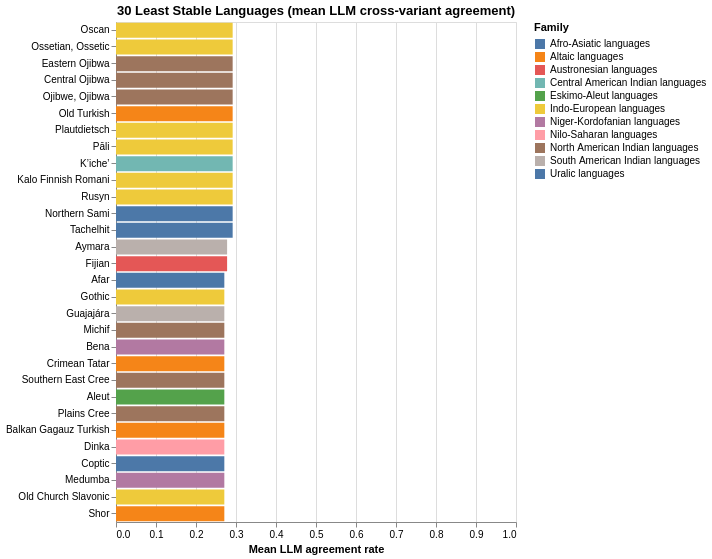

Notebook code cell kept with this figure:
### Markdown cell above
## 3.6 Most Divergent Languages

Languages where LLM services diverge most across prompt variants — the lowest mean agreement rates. These are where prompt framing matters most, and where the model's knowledge is thinnest.

### Code cell
# Mean LLM agreement per language
lang_stability = (
    llm_df
    .groupby(['language_code', 'language_name', 'language_family'])['agreement_rate']
    .mean()
    .reset_index()
    .rename(columns={'agreement_rate': 'mean_llm_agreement'})
    .sort_values('mean_llm_agreement')
)

bottom30 = lang_stability.head(30).copy()

alt.Chart(bottom30).mark_bar().encode(
    x=alt.X('mean_llm_agreement:Q', scale=alt.Scale(domain=[0, 1]),
            title='Mean LLM agreement rate'),
    y=alt.Y('language_name:N', sort='-x', title=None),
    color=alt.Color('language_family:N', title='Family'),
    tooltip=['language_code:N', 'language_name:N', 'language_family:N',
             alt.Tooltip('mean_llm_agreement:Q', format='.2f')]
).properties(
    width=400, height=500,
    title='30 Least Stable Languages (mean LLM cross-variant agreement)'
)

### Figure 1 — Vega specification as saved in the notebook (floating-point values rounded to 4 significant figures)
{"$schema": "https://vega.github.io/schema/vega/v6.json", "data": [{"name": "source_0"}, {"name": "data_0", "values": [{"language_code": "aa", "language_family": "Afro-Asiatic languages", "language_name": "Afar", "mean_llm_agreement": 0.2708, "mean_llm_agreement_end": 0.2708, "mean_llm_agreement_start": 0.0}, {"language_code": "got", "language_family": "Indo-European languages", "language_name": "Gothic", "mean_llm_agreement": 0.2708, "mean_llm_agreement_end": 0.2708, "mean_llm_agreement_start": 0.0}, {"language_code": "gub", "language_family": "South American Indian languages", "language_name": "Guajajára", "mean_llm_agreement": 0.2708, "mean_llm_agreement_end": 0.2708, "mean_llm_agreement_start": 0.0}, {"language_code": "crg", "language_family": "North American Indian languages", "language_name": "Michif", "mean_llm_agreement": 0.2708, "mean_llm_agreement_end": 0.2708, "mean_llm_agreement_start": 0.0}, {"language_code": "bez", "language_family": "Niger-Kordofanian languages", "language_name": "Bena", "mean_llm_agreement": 0.2708, "mean_llm_agreement_end": 0.2708, "mean_llm_agreement_start": 0.0}, {"language_code": "crh", "language_family": "Altaic languages", "language_name": "Crimean Tatar", "mean_llm_agreement": 0.2708, "mean_llm_agreement_end": 0.2708, "mean_llm_agreement_start": 0.0}, {"language_code": "crj", "language_family": "North American Indian languages", "language_name": "Southern East Cree", "mean_llm_agreement": 0.2708, "mean_llm_agreement_end": 0.2708, "mean_llm_agreement_start": 0.0}, {"language_code": "ale", "language_family": "Eskimo-Aleut languages", "language_name": "Aleut", "mean_llm_agreement": 0.2708, "mean_llm_agreement_end": 0.2708, "mean_llm_agreement_start": 0.0}, {"language_code": "crk", "language_family": "North American Indian languages", "language_name": "Plains Cree", "mean_llm_agreement": 0.2708, "mean_llm_agreement_end": 0.2708, "mean_llm_agreement_start": 0.0}, {"language_code": "bgx", "language_family": "Altaic languages", "language_name": "Balkan Gagauz Turkish", "mean_llm_agreement": 0.2708, "mean_llm_agreement_end": 0.2708, "mean_llm_agreement_start": 0.0}, {"language_code": "din", "language_family": "Nilo-Saharan languages", "language_name": "Dinka", "mean_llm_agreement": 0.2708, "mean_llm_agreement_end": 0.2708, "mean_llm_agreement_start": 0.0}, {"language_code": "cop", "language_family": "Afro-Asiatic languages", "language_name": "Coptic", "mean_llm_agreement": 0.2708, "mean_llm_agreement_end": 0.2708, "mean_llm_agreement_start": 0.0}, {"language_code": "byv", "language_family": "Niger-Kordofanian languages", "language_name": "Medumba", "mean_llm_agreement": 0.2708, "mean_llm_agreement_end": 0.2708, "mean_llm_agreement_start": 0.0}, {"language_code": "cu", "language_family": "Indo-European languages", "language_name": "Old Church Slavonic", "mean_llm_agreement": 0.2708, "mean_llm_agreement_end": 0.2708, "mean_llm_agreement_start": 0.0}, {"language_code": "cjs", "language_family": "Altaic languages", "language_name": "Shor", "mean_llm_agreement": 0.2708, "mean_llm_agreement_end": 0.2708, "mean_llm_agreement_start": 0.0}, {"language_code": "ay", "language_family": "South American Indian languages", "language_name": "Aymara", "mean_llm_agreement": 0.2778, "mean_llm_agreement_end": 0.2778, "mean_llm_agreement_start": 0.0}, {"language_code": "fj", "language_family": "Austronesian languages", "language_name": "Fijian", "mean_llm_agreement": 0.2778, "mean_llm_agreement_end": 0.2778, "mean_llm_agreement_start": 0.0}, {"language_code": "osc", "language_family": "Indo-European languages", "language_name": "Oscan", "mean_llm_agreement": 0.2916, "mean_llm_agreement_end": 0.2916, "mean_llm_agreement_start": 0.0}, {"language_code": "os", "language_family": "Indo-European languages", "language_name": "Ossetian, Ossetic", "mean_llm_agreement": 0.2916, "mean_llm_agreement_end": 0.2916, "mean_llm_agreement_start": 0.0}, {"language_code": "ojg", "language_family": "North American Indian languages", "language_name": "Eastern Ojibwa", "mean_llm_agreement": 0.2916, "mean_llm_agreement_end": 0.2916, "mean_llm_agreement_start": 0.0}, {"language_code": "ojc", "language_family": "North American Indian languages", "language_name": "Central Ojibwa", "mean_llm_agreement": 0.2916, "mean_llm_agreement_end": 0.2916, "mean_llm_agreement_start": 0.0}, {"language_code": "oj", "language_family": "North American Indian languages", "language_name": "Ojibwe, Ojibwa", "mean_llm_agreement": 0.2916, "mean_llm_agreement_end": 0.2916, "mean_llm_agreement_start": 0.0}, {"language_code": "otk", "language_family": "Altaic languages", "language_name": "Old Turkish", "mean_llm_agreement": 0.2916, "mean_llm_agreement_end": 0.2916, "mean_llm_agreement_start": 0.0}, {"language_code": "pdt", "language_family": "Indo-European languages", "language_name": "Plautdietsch", "mean_llm_agreement": 0.2916, "mean_llm_agreement_end": 0.2916, "mean_llm_agreement_start": 0.0}, {"language_code": "pi", "language_family": "Indo-European languages", "language_name": "Pāli", "mean_llm_agreement": 0.2916, "mean_llm_agreement_end": 0.2916, "mean_llm_agreement_start": 0.0}, {"language_code": "quc", "language_family": "Central American Indian languages", "language_name": "Kʼicheʼ", "mean_llm_agreement": 0.2916, "mean_llm_agreement_end": 0.2916, "mean_llm_agreement_start": 0.0}, {"language_code": "rmf", "language_family": "Indo-European languages", "language_name": "Kalo Finnish Romani", "mean_llm_agreement": 0.2916, "mean_llm_agreement_end": 0.2916, "mean_llm_agreement_start": 0.0}, {"language_code": "rue", "language_family": "Indo-European languages", "language_name": "Rusyn", "mean_llm_agreement": 0.2916, "mean_llm_agreement_end": 0.2916, "mean_llm_agreement_start": 0.0}, {"language_code": "se", "language_family": "Uralic languages", "language_name": "Northern Sami", "mean_llm_agreement": 0.2916, "mean_llm_agreement_end": 0.2916, "mean_llm_agreement_start": 0.0}, {"language_code": "shi", "language_family": "Afro-Asiatic languages", "language_name": "Tachelhit", "mean_llm_agreement": 0.2916, "mean_llm_agreement_end": 0.2916, "mean_llm_agreement_start": 0.0}]}, {"name": "source_0_y_domain_language_name", "values": [{"language_name": "Afar", "sort_field": 0.2708}, {"language_name": "Gothic", "sort_field": 0.2708}, {"language_name": "Guajajára", "sort_field": 0.2708}, {"language_name": "Michif", "sort_field": 0.2708}, {"language_name": "Bena", "sort_field": 0.2708}, {"language_name": "Crimean Tatar", "sort_field": 0.2708}, {"language_name": "Southern East Cree", "sort_field": 0.2708}, {"language_name": "Aleut", "sort_field": 0.2708}, {"language_name": "Plains Cree", "sort_field": 0.2708}, {"language_name": "Balkan Gagauz Turkish", "sort_field": 0.2708}, {"language_name": "Dinka", "sort_field": 0.2708}, {"language_name": "Coptic", "sort_field": 0.2708}, {"language_name": "Medumba", "sort_field": 0.2708}, {"language_name": "Old Church Slavonic", "sort_field": 0.2708}, {"language_name": "Shor", "sort_field": 0.2708}, {"language_name": "Aymara", "sort_field": 0.2778}, {"language_name": "Fijian", "sort_field": 0.2778}, {"language_name": "Oscan", "sort_field": 0.2916}, {"language_name": "Ossetian, Ossetic", "sort_field": 0.2916}, {"language_name": "Eastern Ojibwa", "sort_field": 0.2916}, {"language_name": "Central Ojibwa", "sort_field": 0.2916}, {"language_name": "Ojibwe, Ojibwa", "sort_field": 0.2916}, {"language_name": "Old Turkish", "sort_field": 0.2916}, {"language_name": "Plautdietsch", "sort_field": 0.2916}, {"language_name": "Pāli", "sort_field": 0.2916}, {"language_name": "Kʼicheʼ", "sort_field": 0.2916}, {"language_name": "Kalo Finnish Romani", "sort_field": 0.2916}, {"language_name": "Rusyn", "sort_field": 0.2916}, {"language_name": "Northern Sami", "sort_field": 0.2916}, {"language_name": "Tachelhit", "sort_field": 0.2916}]}, {"name": "data_0_color_domain_language_family", "values": [{"language_family": "Afro-Asiatic languages"}, {"language_family": "Indo-European languages"}, {"language_family": "South American Indian languages"}, {"language_family": "North American Indian languages"}, {"language_family": "Niger-Kordofanian languages"}, {"language_family": "Altaic languages"}, {"language_family": "Eskimo-Aleut languages"}, {"language_family": "Nilo-Saharan languages"}, {"language_family": "Austronesian languages"}, {"language_family": "Central American Indian languages"}, {"language_family": "Uralic languages"}]}], "marks": [{"type": "rect", "name": "marks", "from": {"data": "data_0"}, "encode": {"update": {"x": {"field": "mean_llm_agreement_end", "scale": "x"}, "height": {"signal": "max(0.25, bandwidth('y'))"}, "x2": {"field": "mean_llm_agreement_start", "scale": "x"}, "tooltip": {"signal": "{\"language_code\": isValid(datum[\"language_code\"]) ? datum[\"language_code\"] : \"\"+datum[\"language_code\"], \"language_name\": isValid(datum[\"language_name\"]) ? datum[\"language_name\"] : \"\"+datum[\"language_name\"], \"language_family\": isValid(datum[\"language_family\"]) ? datum[\"language_family\"] : \"\"+datum[\"language_family\"], \"mean_llm_agreement\": format(datum[\"mean_llm_agreement\"], \".2f\")}"}, "y": {"field": "language_name", "scale": "y"}, "fill": {"field": "language_family", "scale": "color"}}}, "style": ["bar"]}], "scales": [{"name": "x", "type": "linear", "domain": [0, 1], "range": [0, {"signal": "width"}], "zero": true}, {"name": "y", "type": "band", "domain": {"data": "source_0_y_domain_language_name", "field": "language_name", "sort": {"op": "max", "field": "sort_field", "order": "descending"}}, "range": [0, {"signal": "height"}], "paddingInner": 0.1, "paddingOuter": 0.05}, {"name": "color", "type": "ordinal", "domain": {"data": "data_0_color_domain_language_family", "field": "language_family", "sort": true}, "range": "category"}], "axes": [{"scale": "x", "grid": true, "ticks": false, "labels": false, "gridScale": "y", "aria": false, "maxExtent": 0, "zindex": 0, "orient": "bottom", "tickCount": {"signal": "ceil(width/40)"}, "minExtent": 0, "domain": false}, {"scale": "x", "labelFlush": true, "zindex": 0, "orient": "bottom", "tickCount": {"signal": "ceil(width/40)"}, "title": "Mean LLM agreement rate", "grid": false, "labelOverlap": true}, {"scale": "y", "orient": "left", "grid": false, "zindex": 0}], "title": {"text": "30 Least Stable Languages (mean LLM cross-variant agreement)", "frame": "group"}, "style": "cell", "height": 500, "background": "white", "padding": 5, "legends": [{"title": "Family", "fill": "color", "symbolType": "square"}], "width": 400}
